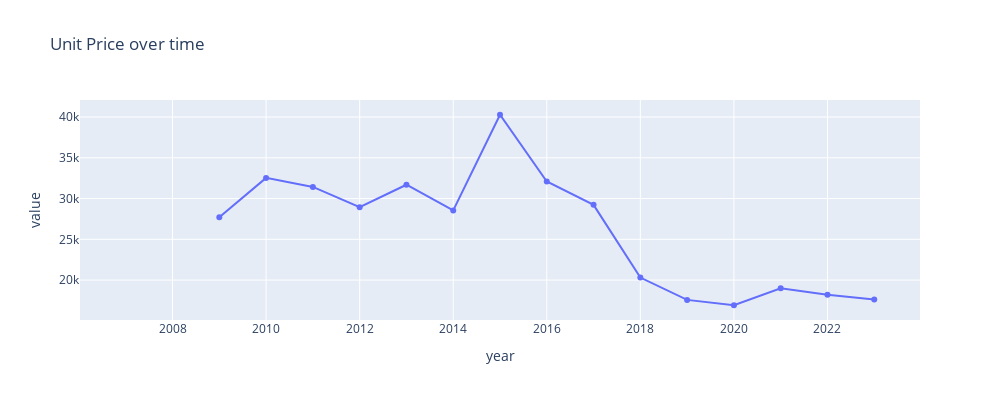

The notebook cell this image was saved under:
### Code cell
plot_time_series(
    area_df,
    temporal_smoothed_metric,
    group_by_columns,
    granularity_columns,
    f"Unit Price over time",
    # visible="legendonly",
    width=1000,
    height=400,
    showlegend=False
)

### Figure 1 — Plotly figure (JSON) as saved in the notebook; plotly's stock layout.template omitted (floating-point values rounded to 4 significant figures)
{"data": [{"hovertemplate": "variable=('Akita-ken Nikaho-shi', '5214')<br>year=%{x}<br>value=%{y}<extra></extra>", "legendgroup": "('Akita-ken Nikaho-shi', '5214')", "line": {"color": "#636efa", "dash": "solid"}, "marker": {"symbol": "circle"}, "mode": "lines+markers", "name": "('Akita-ken Nikaho-shi', '5214')", "orientation": "v", "showlegend": true, "type": "scatter", "x": [2007, 2008, 2009, 2010, 2011, 2012, 2013, 2014, 2015, 2016, 2017, 2018, 2019, 2020, 2021, 2022, 2023], "xaxis": "x", "y": [null, null, 27700.0, 32530.0, 31420.0, 28930.0, 31700.0, 28540.0, 40280.0, 32090.0, 29230.0, 20310.0, 17570.0, 16910.0, 19000.0, 18190.0, 17620.0], "yaxis": "y"}], "layout": {"autosize": false, "height": 400, "hovermode": "closest", "legend": {"title": {"text": "variable"}, "tracegroupgap": 0}, "showlegend": false, "title": {"text": "Unit Price over time"}, "width": 1000, "xaxis": {"anchor": "y", "domain": [0, 1], "title": {"text": "year"}}, "yaxis": {"anchor": "x", "domain": [0, 1], "title": {"text": "value"}}}}
